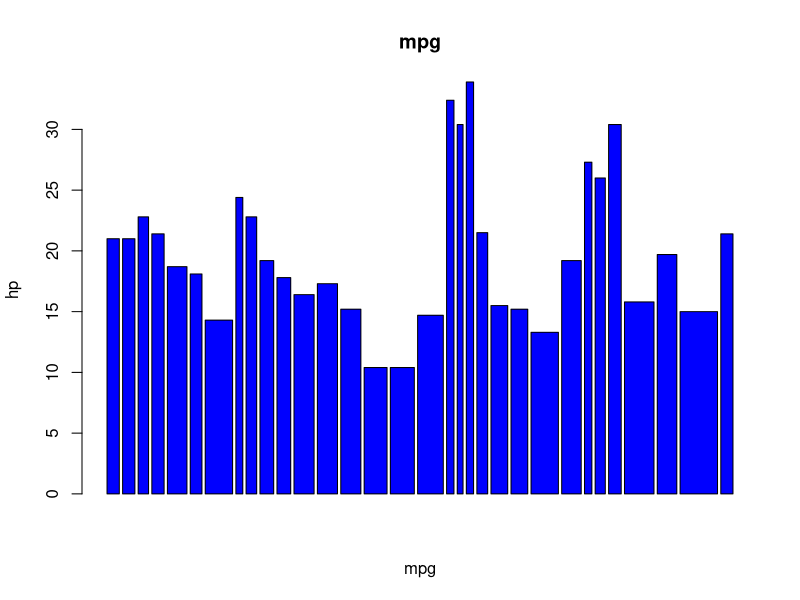
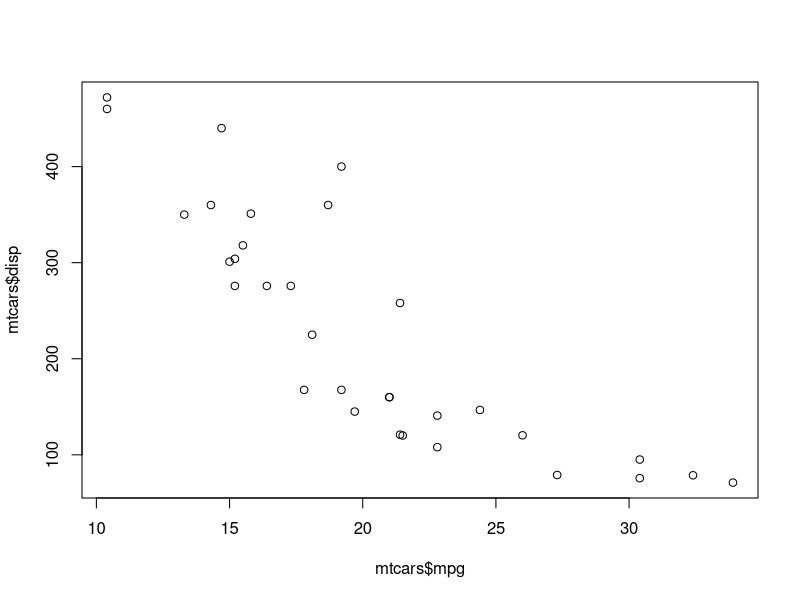
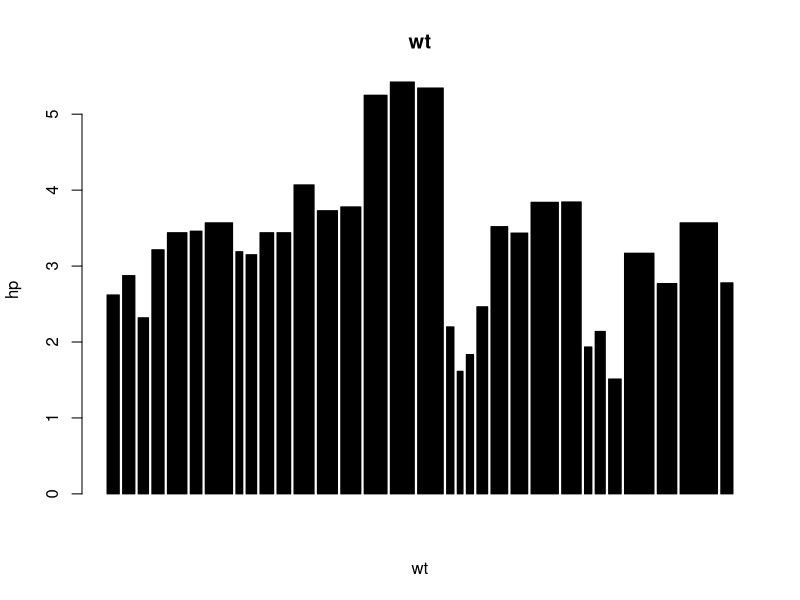
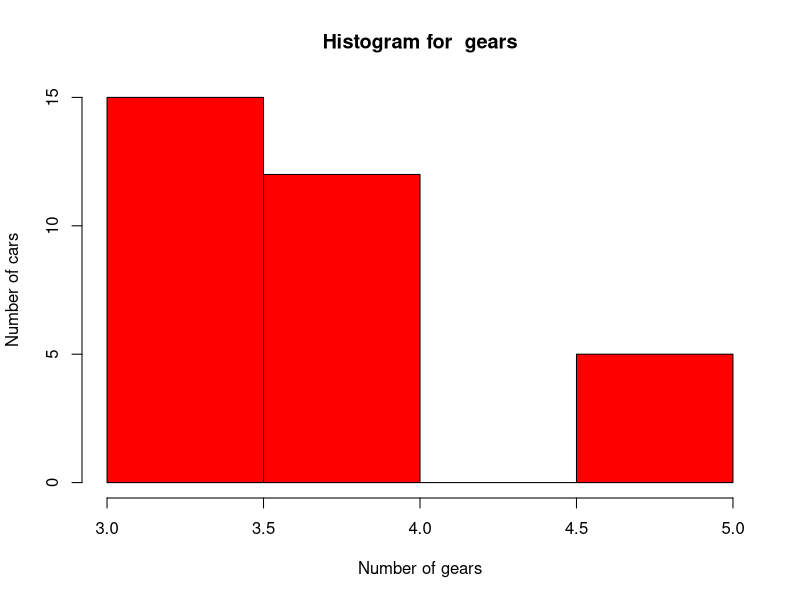

Recreate these plots in R, in order.
barplot(mtcars$mpg,mtcars$hp, col='blue', xlab='mpg', ylab='hp', main='mpg')
plot(mtcars$mpg,mtcars$disp)
barplot(mtcars$wt,mtcars$hp, col='black', xlab='wt', ylab='hp', main='wt')
hist(mtcars$gear,col="red",main="Histogram for  gears",xlab="Number of gears",ylab="Number of cars")

